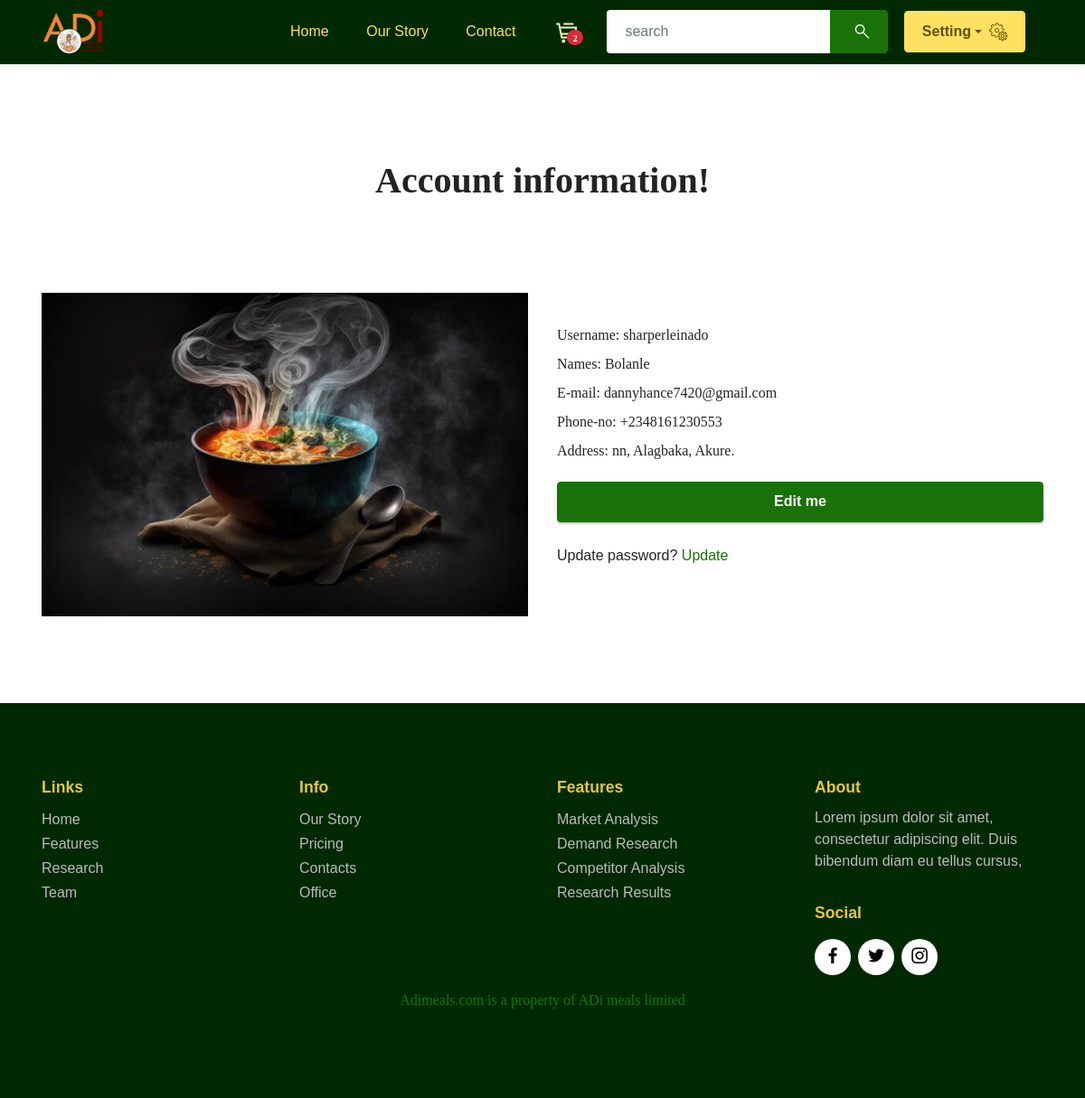
The app's page /authentication/account_info/ (signed in) with its own data.
### authentication/models.py (models this page shows, shortened)
class User(AbstractUser):
    pass

class Mobile(models.Model):
    user = models.ForeignKey(User, on_delete=models.CASCADE, default=None)
    phone_no = PhoneNumberField()

### address/models.py (models this page shows)
class UserAddress(models.Model):
    user = models.ForeignKey(User,on_delete=models.CASCADE,default=None)
    country = models.CharField(max_length=200, choices=country_choice)
    state = models.CharField(max_length=200, choices=state)
    city = models.CharField(max_length=200, choices=city)
    area = models.CharField(max_length=200, choices=area)
    street_name = models.CharField(max_length=300)
    def __str__(self):
        return f"{self.street_name}, {self.area}, {self.city}."

### authentication/views.py (the view)
# urls.py: path('account_info/',views.account_info,name='account_info'),
def account_info(request):
    try:
        uname = request.user.username
        fname = request.user.first_name
        lname = request.user.last_name
        email = request.user.email
        address = UserAddress.objects.get(user=request.user)
        phone = Mobile.objects.get(user=request.user)
    except:
        messages.error(request, "Please, kindly fill in your address first!")
        return redirect(reverse('address:register_address'))
    return render(request,'authentication/account_info.html',{'names':[uname,fname,lname,email,phone,address]})

### cart/models.py (called while the page is built)
    def total_quantity(self):
        cartitems = self.cartitems.all()
        total_price = sum([item.quantity for item in cartitems])
        return total_price

### my_site/context_processors.py (called while the page is built)
def context_render(request):
    cart = ""
    fname = ""
    cart_quantity = ""
    try:
        if request.user.is_authenticated:
            cart = Cart.objects.get(user=request.user)
            cart_quantity = cart.total_quantity()
            fname = request.user.first_name
        else:
            cart = Cart.objects.get(session_id=request.session['cart_users'],is_paid=False)
            cart_quantity = cart.total_quantity()
            fname = "Anonymous"
    except:
        cart_quantity = 0
    return {'cart':cart,'cart_quantity':cart_quantity,'fname':fname}

### authentication/templates/authentication/account_info.html (shortened to what this page needs)
{% extends "base/base.html" %}
{% load static %}
{% block pageBody %}
<section data-bs-version="5.1" class="image2 cid-u0tuxl367X" id="image2-7">
    <div class="container">
        <br><h1><center><strong>Account information!</strong></center></h1><br><br><br><br>
        {% if user.is_authenticated %}
            <div class="row align-items-center">
                <div class="col-12 col-lg">
                    <p>Username: {{names.0}}</p>
                    <p>Names: {{names.1|capfirst}} {{names.2|capfirst}}</p>
                    <p>E-mail: {{names.3}}</p>
                    <p>Phone-no: {{names.4.phone_no}}</p>
                    <p>Address: {{names.5}}</p>
                    <div class="col-lg-12 col-md-12 col-sm-12 align-center mbr-section-btn">
                        <button type="submit" class="btn btn-primary display-4 w-100 " onClick = "window.location= '{% url 'authentication:edit_account' %}';">Edit me</button>
                    </div>
                    <p class="mt-3  display-4">Update password? <a href="{% url 'authentication:setpassword' %}">Update</a></p>
                </div>
                <div class="col-12 col-lg-6">
                    <div class="image-wrapper">
                        <img src="{% static 'assets/images/hot-soup-bowl-against-dark-background-410516-41370-626x417.jpg' %}"
                            alt="ADI Foods">
                    </div>
                </div>
            </div>
        </div>
        {% endif %}
</section>
{% endblock %}

### static/assets/theme/css/style.css (style rules this page uses)
section { background-color: #ffffff; }
body { font-style: normal; line-height: 1.5; font-weight: 400; color: #232323; position: relative; }
button { background-color: transparent; border-color: transparent; }
section, .container, .container-fluid { position: relative; word-wrap: break-word; }
a { font-style: normal; font-weight: 400; cursor: pointer; }
a, a:hover { text-decoration: none; }
h1, h2, h3, h4, h5, h6, .display-1, .display-2, .display-4, .display-5, .display-7, span, p, a { line-height: 1; word-break: break-word; word-wrap: break-word; font-weight: 400; }
b, strong { font-weight: bold; }
section { background-position: 50% 50%; background-repeat: no-repeat; background-size: cover; }
.align-center { text-align: center; }
img, iframe { display: block; width: 100%; }
.mbr-section-btn { margin-left: -0.6rem; margin-right: -0.6rem; font-size: 0; }
.btn { font-weight: 600; border-width: 1px; font-style: normal; margin: 0.6rem 0.6rem; white-space: normal; transition: all 0.2s ease-in-out; display: inline-flex; align-items: center; justify-content: center; word-break: break-word; }
[type=submit] { -webkit-appearance: none; }
.row { display: -webkit-flex; -webkit-flex-wrap: wrap; }
html, body { height: auto; min-height: 100vh; }
@media (min-width: 992px) { .container { padding-left: 16px; padding-right: 16px; } }
@media (min-width: 992px) { .row { margin-left: -16px; margin-right: -16px; } }
@media (min-width: 992px) { .row > [class*=col] { padding-left: 16px; padding-right: 16px; } }

### records on screen
User: username "sharperleinado", last_name "Bolanle", email "dannyhance7420@gmail.com"
Mobile: phone_no "+2348161230553"
UserAddress: street_name+area+city "nn, Alagbaka, Akure."

### other values on screen
{{ cart_quantity }} "2"
